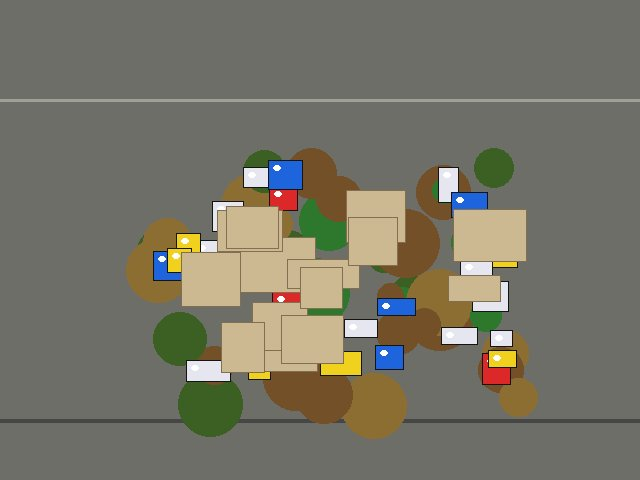
#> input picture backend/uploads/test_ev_dup.jpg, 640 x 480 px
$ python -i verification_engine.py   (imports and definitions only)
#> lines starting #> are read from the running program, lines starting #| are printed output that depends on the picture; after the words box and inside, x2 and y2 are one past the last pixel; in counts of white or black regions, pixels touching at a corner belong together
#> further down, picture is the input picture: shape (480, 640, 3); mean B, G, R 103, 116.7, 119
import cv2
import numpy as np
from pathlib import Path
from PIL import Image

def calculate_waste_score_from_cv(img) -> float:
    """
    Computes a garbage presence score (0.0 to 1.0) using edge density,
    color variance, contour fragmentation, and texture entropy.
    """
    h, w, _ = img.shape
#> h = 480; w = 640
    total_pixels = h * w
#> total_pixels = 307200
    gray = cv2.cvtColor(img, cv2.COLOR_BGR2GRAY)
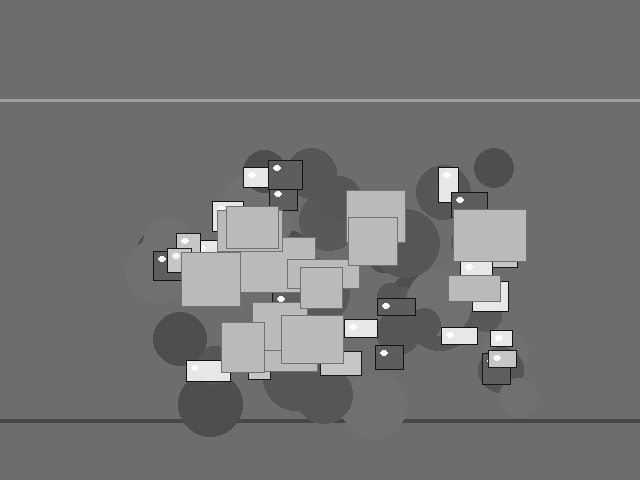
#> gray: shape (480, 640); min 5, max 255, mean 115.8
    hsv = cv2.cvtColor(img, cv2.COLOR_BGR2HSV)
#> hsv: shape (480, 640, 3); mean H, S, V 35.1, 40.8, 123.1

    # 1. Edge clutter (Canny edges)
    edges = cv2.Canny(gray, 40, 140)
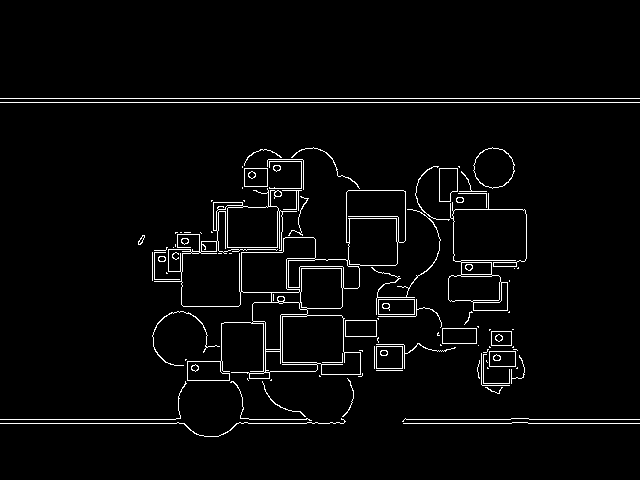
#> edges: shape (480, 640); 3.1% white in thin lines or dots, all inside (x1, y1, x2, y2) = (0, 98, 640, 437)
    edge_ratio = np.sum(edges > 0) / total_pixels
#> edge_ratio = 0.0312

    # 2. Debris contour coverage
    blurred = cv2.GaussianBlur(gray, (7, 7), 0)
    thresh = cv2.adaptiveThreshold(blurred, 255, cv2.ADAPTIVE_THRESH_GAUSSIAN_C, cv2.THRESH_BINARY_INV, 19, 4)
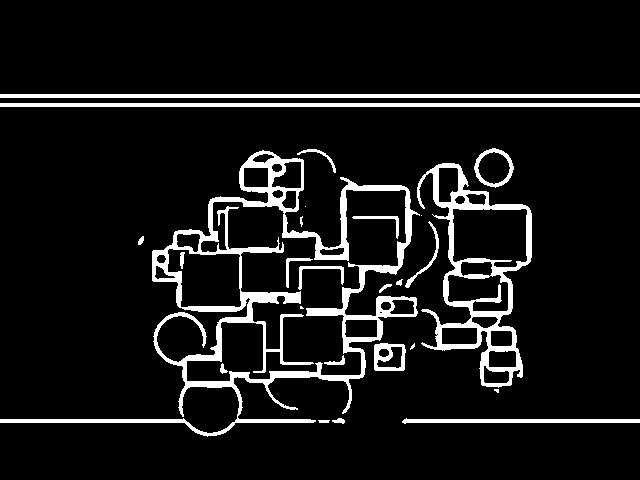
#> thresh: shape (480, 640); 8.9% white; 26 white regions (5 under 20 px)
    contours, _ = cv2.findContours(thresh, cv2.RETR_EXTERNAL, cv2.CHAIN_APPROX_SIMPLE)
#> contours = 19 contours, 7 with area under 20; largest, box (x1, y1, x2, y2) and area: (0, 150, 420, 437) 38618, (417, 163, 532, 388) 13174, (0, 103, 640, 107) 1917, (0, 94, 640, 98) 1917, (474, 148, 514, 188) 1118

    contour_area = 0
    min_area = total_pixels * 0.005
#> min_area = 1536
    for cnt in contours:
        area = cv2.contourArea(cnt)
        if area > min_area:
            contour_area += area
#> this loop made 19 passes
#> (cnt, area, contour_area) on passes 18 to 19: ([[0, 103], [0, 106], [639, 106], [639, 103]], 1917, 53709), ([[0, 94], [0, 97], [639, 97], [639, 94]], 1917, 55626)
#> (area, contour_area) on passes 14 to 15: (13174.5, 13174.5), (38617.5, 51792)
#> after the loop, contour_area = 55626
    coverage_ratio = min(1.0, contour_area / total_pixels)
#> coverage_ratio = 0.181

    # 3. High variance in saturation and color clutter
    sat = hsv[:, :, 1]
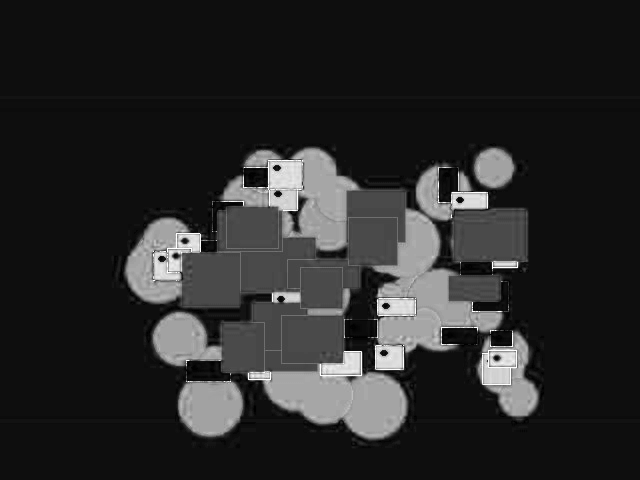
#> sat: shape (480, 640); min 0, max 255, mean 40.8
    val = hsv[:, :, 2]
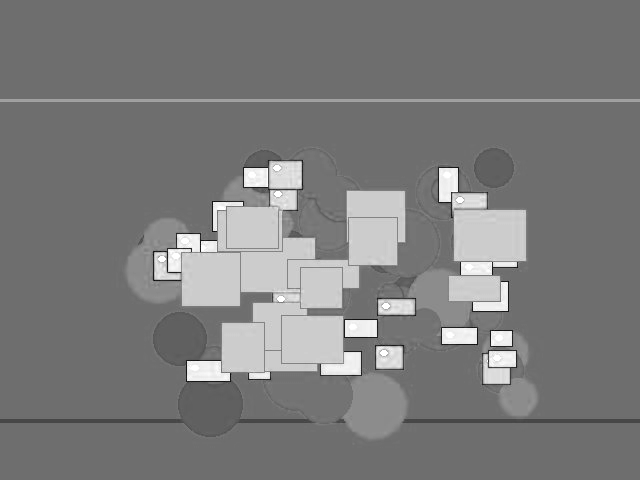
#> val: shape (480, 640); min 6, max 255, mean 123.1
    color_clutter = (np.std(sat) / 128.0 + np.std(val) / 128.0) / 2.0
#> color_clutter = 0.346

    # Composite waste score
    score = (edge_ratio * 3.5) * 0.35 + (coverage_ratio) * 0.45 + (color_clutter) * 0.20
#> score = 0.189
    return float(np.clip(score, 0.05, 0.98))

# [87 lines left out: function verify_collection, not called in this run]

>>> import cv2
>>> picture = cv2.imread('../../uploads/test_ev_dup.jpg')
>>> result = calculate_waste_score_from_cv(picture)
#> result = 0.189
